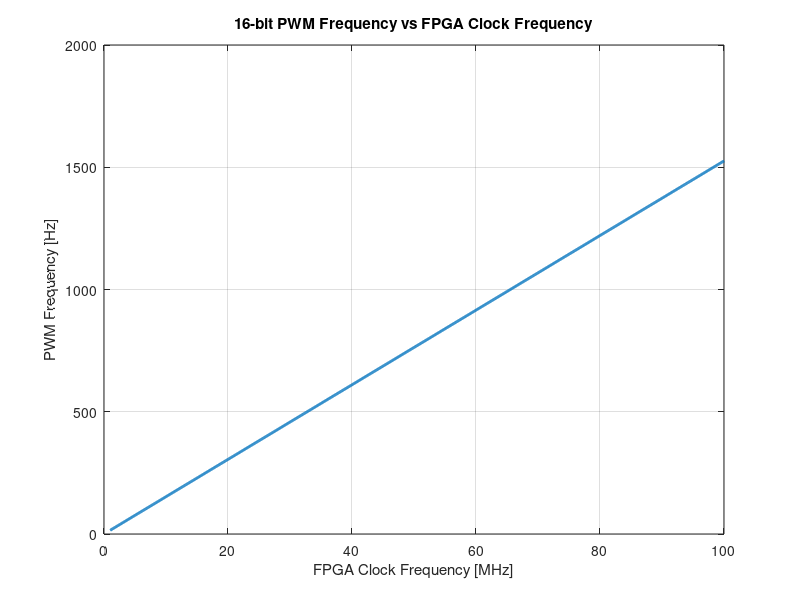

This chart was generated by the following MATLAB code: (Note: this script raises an error after producing the figure.)
clc;
clear;
close all;

%% 16-bit PWM frequency model

pwm_resolution = 16;
counter_max = 2^pwm_resolution;

clock_frequencies = [10e6, 25e6, 27e6, 50e6, 100e6];

fprintf('Clock Frequency [MHz]    PWM Frequency [Hz]\n');

for i = 1:length(clock_frequencies)
    f_clk = clock_frequencies(i);
    f_pwm = f_clk / counter_max;
    fprintf('%10.2f              %10.2f\n', f_clk/1e6, f_pwm);
end

%% Plot PWM frequency vs clock frequency

clock_range = linspace(1e6, 100e6, 1000);
pwm_frequency = clock_range / counter_max;

figure;
plot(clock_range/1e6, pwm_frequency, 'LineWidth', 2);
grid on;
xlabel('FPGA Clock Frequency [MHz]');
ylabel('PWM Frequency [Hz]');
title('16-bit PWM Frequency vs FPGA Clock Frequency');
yline(400, '--', '400 Hz Requirement');
%% PWM waveform simulation

f_clk = 50e6;                 % 50 MHz FPGA clock
pwm_bits = 16;
counter_period = 2^pwm_bits;

% Select duty cycle
duty_percent = 25;
duty_value = round((duty_percent/100) * counter_period);

% Simulate one PWM period
counter = 0:counter_period-1;
pwm_out = counter < duty_value;

% Plot only first part for visibility
%samples_to_plot = 5000;
samples_to_plot = counter_period;

figure;
stairs(counter(1:samples_to_plot), pwm_out(1:samples_to_plot), 'LineWidth', 2);
grid on;
xlabel('Clock Cycles');
ylabel('PWM Output');
title(['16-bit PWM Output, Duty Cycle = ', num2str(duty_percent), '%']);
ylim([-0.2 1.2]);

fprintf('\nPWM duty simulation:\n');
fprintf('Duty percent: %.2f %%\n', duty_percent);
fprintf('Duty register value: %d\n', duty_value);
fprintf('PWM frequency at %.2f MHz clock: %.2f Hz\n', f_clk/1e6, f_clk/counter_period);
